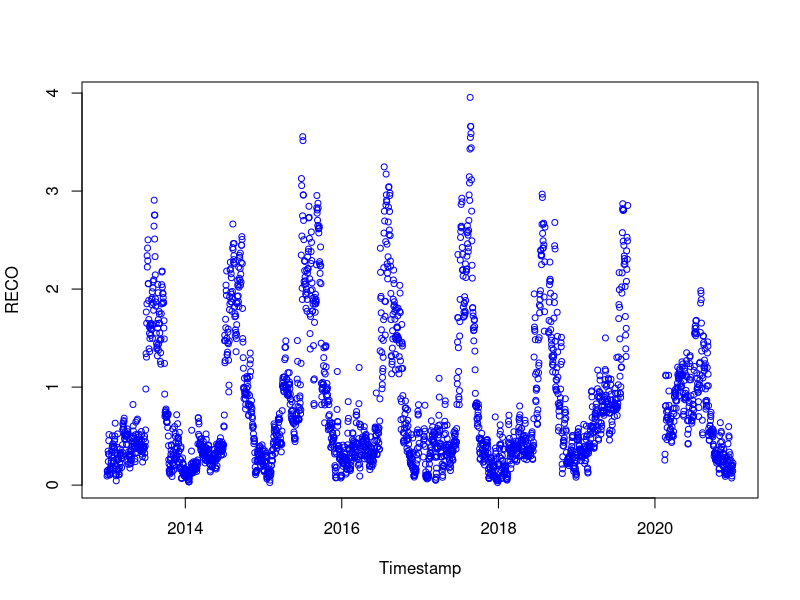

The R source for this figure: (Note: this script raises an error after producing the figure.)
# 17-05-2024
# Anastasia Makhnykina

library(dplyr)
library(tidyr)
library(tidyverse)
library(lubridate)
library(ggplot2)
library(units)
library(stats)
library(grDevices)
library(readr)


# Read other pulse division docs - with "DM" in their names
years_sum1 <- read.csv("data/years_sum1_DM.csv")
years_sum_Pulse0 <- read.csv("data/years_sum_Pulse0_DM.csv")
years_sum_Pulse1 <- read.csv("data/years_sum_Pulse1_DM.csv")

# Make sure in the Date format
years_sum_Pulse0$date <- as.Date(years_sum_Pulse0$date)
years_sum_Pulse1$date <- as.Date(years_sum_Pulse1$date)
years_sum1$date <- as.Date(years_sum1$date)

# CHECK COLUMN NAMES AND DATA TYPES
str(years_sum_Pulse0)
str(years_sum_Pulse1)
str(years_sum1)

####### Non-Pulse model ###################
###########################################

# Remove rows with missing values
years_sum_Pulse0 <- na.omit(years_sum_Pulse0)

# Calculate Soil Moisture
years_sum_Pulse0$meanSWC5 <- as.numeric(as.character(years_sum_Pulse0$meanSWC5))
SoilMoisture <- years_sum_Pulse0$meanSWC5/100

# Assign variables
years_sum_Pulse0$meanST5 <- as.numeric(as.character(years_sum_Pulse0$meanST5))
years_sum_Pulse0$meanGPP <- as.numeric(as.character(years_sum_Pulse0$meanGPP))

meanSWC5_NP <- SoilMoisture
meanST5_NP <- years_sum_Pulse0$meanST5
meanGPP_NP <- years_sum_Pulse0$meanGPP
GPPmax_NP <- max(years_sum_Pulse0$meanGPP, na.rm = TRUE)

# Fit model
years_sum_Pulse0$meanRECO <- as.numeric(as.character(years_sum_Pulse0$meanRECO))

Param_model4_NP <- nls(meanRECO ~ Fref*((meanGPP_NP/GPPmax_NP +n)/1+n) *
                         (1-c4*(0.1-meanSWC5_NP)^2)*exp(b4*meanST5_NP), 
                       data = years_sum_Pulse0,
                       start = list(Fref=0.75, c4=56.54, b4=0.04, n=0.84),
                       control = nls.control(maxiter = 1000, minFactor = 0.01)
)
Summary_Model4_NP = summary(Param_model4_NP)

# Formula: meanRECO ~ Fref * ((meanGPP_NP/GPPmax_NP + n)/1 + n) * (1 - c4 * 
#                                                                    (0.1 - meanSWC5_NP)^2) * exp(b4 * meanST5_NP)
# 
#Estimated Wed May 3rd 
# Parameters:
#   Estimate Std. Error t value Pr(>|t|)    
# Fref     0.021298  25.796  < 2e-16 ***
#   c4   14.410701   4.860611   2.965  0.00307 ** 
#   b4    0.034738   0.001528  22.737  < 2e-16 ***
#   n     0.131463   0.004753  27.661  < 2e-16 ***
#   

# NON_Pulse parameters
#Estimate Std. Error t value Pr(>|t|)    
#Fref 0.561731   0.022309  25.179   <2e-16 ***
# c4   8.106202   4.970882   1.631    0.103    
#b4   0.034162   0.001555  21.973   <2e-16 ***
# n    0.129719   0.004816  26.933   <2e-16 ***


FrefNP = 0.561731
FrefNP_SE = 0.022309
SMoptNP =0.125 
c4NP = 8.106202
c4NP_SE = 4.970882
b4NP =  0.034162 
b4NP_SE = 0.001555
nNP=  0.129719
nNP_SE = 0.004816

#FrefNP = 0.581979
#FrefNP_SE = 0.022416
#SMoptNP =0.125 
#c4NP = 5.866561
#c4NP_SE = 4.914379
#b4NP =  0.032845
#b4NP_SE = 0.001487
#nNP=  0.129888
#nNP_SE = 0.004721

#################### Pulse model ##################################
###################################################################

# Remove rows with missing values
years_sum_Pulse1 <- na.omit(years_sum_Pulse1)

# Change the data format 
years_sum_Pulse1$meanSWC5 <- as.numeric(as.character(years_sum_Pulse1$meanSWC5))
years_sum_Pulse1$meanST5 <- as.numeric(as.character(years_sum_Pulse1$meanST5))
years_sum_Pulse1$meanGPP <- as.numeric(as.character(years_sum_Pulse1$meanGPP))
years_sum_Pulse1$meanRECO <- as.numeric(as.character(years_sum_Pulse1$meanRECO))

# Assign variables
SoilMoisture_P =years_sum_Pulse1$meanSWC5/100
meanSWC5_P = SoilMoisture_P
meanST5_P = years_sum_Pulse1$meanST5
meanGPP_P = years_sum_Pulse1$meanGPP
GPPmax_P = max(years_sum_Pulse1$meanGPP, na.rm=TRUE)

Param_model4_P <- nls(meanRECO ~ Fref*((meanGPP_P/GPPmax_P +n)/1+n) *(1-c4*(0.1-meanSWC5_P)^2)*exp(b4*meanST5_P), 
                      data = years_sum_Pulse1,
                      start = list(Fref=0.75,  c4=56.54, b4=0.04, n=0.84),
                      control = nls.control(maxiter = 1000, minFactor = 0.01)
)
Summary_Model4_P = summary(Param_model4_P)

# Parameters:
#   Estimate Std. Error t value Pr(>|t|)    
# Fref   0.616634   0.045269  13.621  < 2e-16 ***
#   c4   -10.431847   1.596214  -6.535 1.01e-10 ***
#   b4     0.044407   0.002129  20.862  < 2e-16 ***
#   n      0.243863   0.014703  16.586  < 2e-16 ***

# Pulse parameters
FrefP = 0.616634 
FrefP_SE = 0.045269
SMoptP =0.125 
c4P = -10.431847   
c4P_SE = 1.596214
b4P = 0.044407
b4P_SE = 0.002129
nP= 0.243863
nP_SE = 0.014703


# Pulse parameters
#FrefP = 0.646765 
#FrefP_SE = 0.044472
#SMoptP =0.125 
#c4P = -10.166789   
#c4P_SE = 1.489036
#b4P = 0.043525
#b4P_SE = 0.001986
#nP= 0.236665
#nP_SE = 0.013583

############### All time model OR MEAN MODEL #################################
################################################################

complete.cases(years_sum1)

# Remove rows with missing values
years_sum1 <- na.omit(years_sum1)

# Change data format
years_sum1$meanSWC5 <- as.numeric(as.character(years_sum1$meanSWC5))
years_sum1$meanST5 <- as.numeric(as.character(years_sum1$meanST5))
years_sum1$meanGPP <- as.numeric(as.character(years_sum1$meanGPP))
years_sum1$meanRECO <- as.numeric(as.character(years_sum1$meanRECO))

# Setting up drivers for all time
All_meanSWC5 =years_sum1$meanSWC5/100
All_meanST5 = years_sum1$meanST5
All_meanGPP = years_sum1$meanGPP
All_GPPmax = max(years_sum1$meanGPP, na.rm = TRUE)

Param_model4_All <- nls(meanRECO ~ Fref*((All_meanGPP/All_GPPmax +nL)/1+nL) *(1-c4L*(0.1-All_meanSWC5)^2)*exp(b4L*All_meanST5), 
                      data = years_sum1,
                      start = list(Fref=0.75,  c4L=56.54, b4L=0.04, nL=0.84),
                      control = nls.control(maxiter = 1000, minFactor = 0.01)
)
Summary_Model4_All = summary(Param_model4_All)

# Parameters:
#   Estimate Std. Error t value Pr(>|t|)    
# Fref   0.616634   0.045269  13.621  < 2e-16 ***
#   c4   -10.431847   1.596214  -6.535 1.01e-10 ***
#   b4     0.044407   0.002129  20.862  < 2e-16 ***
#   n      0.243863   0.014703  16.586  < 2e-16 ***

# Pulse parameters
FrefL = 1.183562
FrefL_SE = 0.048450
SMoptL =0.125 
c4L = -7.875260   
c4L_SE = 1.160614
b4L = 0.034806
b4L_SE = 0.001412
nL= 0.079416
nL_SE = 0.002654

#run model for full time series based on non-pulse time parameters
ALL_model4_NP = FrefNP*((All_meanGPP/All_GPPmax +nNP)/1+nNP) *(1-c4NP*(SMoptNP-All_meanSWC5)^2)*exp(b4NP*All_meanST5)
#run model for full time series based on pulse time parameters
All_model4_P = FrefP*((All_meanGPP/All_GPPmax +nP)/1+nP) *(1-c4P*(SMoptP-All_meanSWC5)^2)*exp(b4P*All_meanST5)
#run all time model
All_model4 = FrefL*((All_meanGPP/All_GPPmax +nL)/1+nL) *(1-c4P*(SMoptL-All_meanSWC5)^2)*exp(b4L*All_meanST5)

# Plot the RECO time series
plot(years_sum1$date, years_sum1$meanRECO, type = "p", col = "blue", xlab = "Timestamp", ylab = "RECO", cex = 0.8)

points(years_sum1$date, results_df$MeanR, col="green", pch = 16, cex = 0.4, alpha=0.5)
# create the legend
legend(x = "topleft",
       legend = c("Measured RECO", "Mean model"),
       pch = c(1, 16),
       col = c("blue", "green"),
       lty = c(NA, 1),
       bty = "n")


# Add the model output time series to the plot - CORRECT FIGURE
points(years_sum1$date, ALL_model4_NP, col = "red", pch = 16, cex = 0.4)
points(years_sum1$date, All_model4_P, col = "cyan", pch = 16, cex = 0.4, alpha=0.5)
points(years_sum1$date, All_model4, col = "green", pch = 16, cex = 0.4, alpha=0.5)

# create the legend
legend(x = "topleft",
       legend = c("Measured RECO", "Pulse Model", "Non-Pulse Model", "Mean model"),
       pch = c(1, 16, 16,16),
       col = c("blue", "cyan", "red","green"),
       lty = c(NA, 1, 1,1),
       bty = "n")


##### Compare modeled and measured data
plot(years_sum1$meanRECO,ALL_model4_NP, type = "p", col = "red", xlab = "MEASURED RECO", ylab = "Non-pulse model RECO")
text(x = 1, y = 1.5, labels = "Over estimation")
text(x = 3, y = 0.5, labels = "Under estimation")
points( years_sum1$meanRECO,years_sum1$meanRECO,  type = "l", col = "red")

plot(years_sum1$meanRECO,All_model4_P,  type = "p", col = "cyan", xlab = "MEASURED RECO", ylab = "Pulse model RECO")
text(x = 1, y = 2.5, labels = "Over estimation")
text(x = 3, y = 0.5, labels = "Under estimation")
points( years_sum1$meanRECO,years_sum1$meanRECO,  type = "l", col = "cyan")



# Calulate the model residual and investigate whether residuals are higher during pulse times. 
Model_residual_NP = years_sum1$meanRECO-ALL_model4_NP
hist(Model_residual_NP, col = "red")

Model_residual_P = years_sum1$meanRECO - All_model4_P
hist(Model_residual_P, col = "cyan")


# calculate RMSE
rmse_NP <- sqrt(mean((ALL_model4_NP - years_sum1$meanRECO)^2, na.rm = TRUE))
rmse_P <- sqrt(mean((All_model4_P - years_sum1$meanRECO)^2, na.rm = TRUE))
# calculate MAPE
mape_NP <- mean(abs(ALL_model4_NP - years_sum1$meanRECO) / years_sum1$meanRECO, na.rm = TRUE) * 100
mape_P <- mean(abs(All_model4_P - years_sum1$meanRECO) / years_sum1$meanRECO, na.rm = TRUE) * 100
# calculate R-squared
r_squared_NP <- cor(ALL_model4_NP, years_sum1$meanRECO, use = "complete.obs")^2
r_squared_P <- cor(All_model4_P, years_sum1$meanRECO, use = "complete.obs")^2

Reco_NP = sum(ALL_model4_NP, na.rm = TRUE)
Reco_P = sum(All_model4_P, na.rm = TRUE)
Reco_obs = sum(years_sum1$meanRECO, na.rm = TRUE)


plot(ALL_model4_NP,All_model4_P, xlab = "Non-Pulse Model Reco", ylab = "Pulse Model Reco")
 

# Create df just with fluxes and calculate 
Reco_df <- years_sum1 %>%
  select(date, meanRECO, sdReco, max_pulse_duration, rain_event)


Reco_df$PulseM <- All_model4_P
Reco_df$NonPulseM <- ALL_model4_NP
Reco_df$MeanM <- All_model4


Reco1 <- Reco_df %>%
  select (date, meanRECO, max_pulse_duration, PulseM, NonPulseM) %>%
  mutate(case_when(max_pulse_duration == 0 ~ NonPulseM,
                  max_pulse_duration == 8 ~ PulseM,
                max_pulse_duration == 14 ~ PulseM,
                max_pulse_duration == 20 ~ PulseM))
                         


plot(Reco_df$date, Reco_df$meanRECO, type = "p", col = "blue", xlab = "Timestamp", 
     ylab =  "Reco, µmol m-2 s-1", cex = 0.8)
     
points(Reco1$date, Reco1$`case_when(...)`, col="green", pch = 16, cex = 0.4, alpha=0.5)
# create the legend
legend(x = "topleft",
       legend = c("Measured Reco", "Pulse and Non-pulse models"),
       pch = c(1, 16),
       col = c("blue", "green"),
       lty = c(NA, 1),
       bty = "n")


Reco_df$Reco_Mean <- Reco1$`case_when(...)`

Reco_df %>%
  na.omit() %>%
  ggplot(aes(x=date))+
  geom_point(aes(y = meanRECO),shape=20, color = "blue", size = 2)+
  geom_point(aes(y=Reco_Mean),shape=1, size = 1, color = "green")+
  theme_classic()+
  theme(text = element_text(size = 15))+
  ylab(~paste("Reco, ", mu, "mol m"^-2,"s"^-1))+
  xlab("Timestamp")+
  ylim(0,4)
  
plot(Reco_df$meanRECO, Reco_df$Reco_Mean, type = "p", col = "black", xlab = "Mesured Reco", 
     ylab =  "Modelled Reco", cex = 0.8)

Reco_df %>%
  ggplot(aes(x=meanRECO, y = Reco_Mean))+
  geom_point(shape=1)+
  theme_classic()+
  theme(text = element_text(size = 15))+
  stat_regline_equation(aes(label = paste(..eq.label..,..rr.label.., sep = "~~~~")))+
  stat_smooth(method = "lm",formula = y ~ x ,size = 1)+
  ylab(~paste("Modelled Reco, ", mu, "mol m"^-2,"s"^-1))+
  xlab(~paste("Measured Reco, ", mu, "mol m"^-2,"s"^-1))+
  #ggtitle('Non-pulse time')+
  ylim(0,5)+
  xlim(0,5)

# calculate RMSE
rmse_MeanMod <- sqrt(sum((Reco_df$Reco_Mean - Reco_df$meanRECO)^2, na.rm=TRUE)/nrow(Reco_df))

# calculate MAPE -  Mean absolute percent error
mape_MeanMod <- mean(abs((Reco_df$Reco_Mean - Reco_df$meanRECO) / Reco_df$meanRECO), na.rm=TRUE) * 100
 
# calculate R-squared
r_squared_MeanMod <- cor(Reco_df$Reco_Mean, Reco_df$meanRECO, use = "complete.obs")^2


###### Calculate cumulative flux for - Mean model, Including Pulse and non-pulse together and measured fluxes ######
####################################################################################################################

### Create df with just fluxes #####

Recodf_new <- Reco_df %>%
  na.omit() %>%
  select (date, meanRECO, MeanM, Reco_Mean)

Recodf_new$culMeasured <- ave(Recodf_new$meanRECO, FUN = cumsum)  
Recodf_new$culMeanMod <- ave(Recodf_new$MeanM, FUN = cumsum)  
Recodf_new$culModelled <- ave(Recodf_new$Reco_Mean, FUN = cumsum)  


plot(Recodf_new$date,Recodf_new$culMeasured,  type = "l", col = "blue", xlab = "Year", 
     ylab =  "Cumulative Reco", cex = 0.8)
lines(Recodf_new$date, Recodf_new$culMeanMod, type = "l", col = "red")
lines(Recodf_new$date, Recodf_new$culModelled, type = "l", col = "green")

legend(x = "topleft",
       legend = c("Measured Reco", "Pulse and Non-pulse models", "Mean model"),
       pch = c(1, 16, 16),
       col = c("blue", "red", "green"),
       lty = c(NA, 1,1),
       bty = "n")
